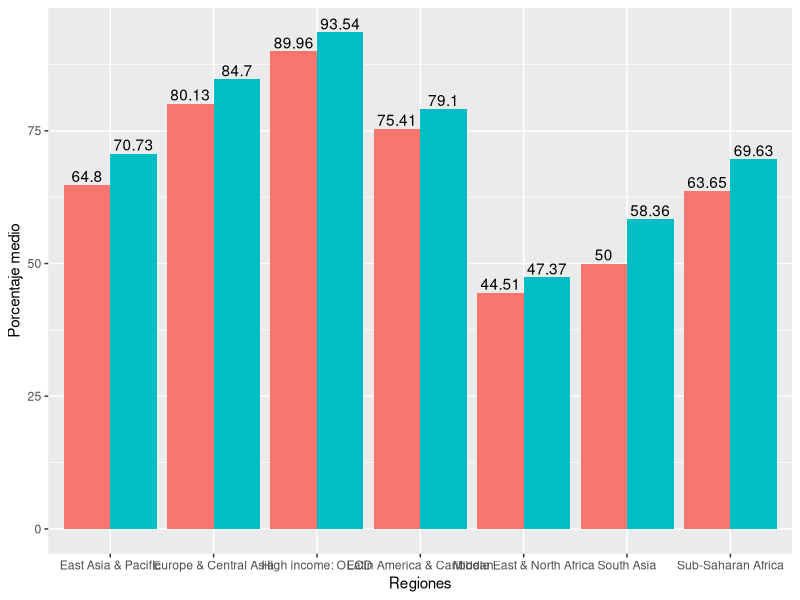
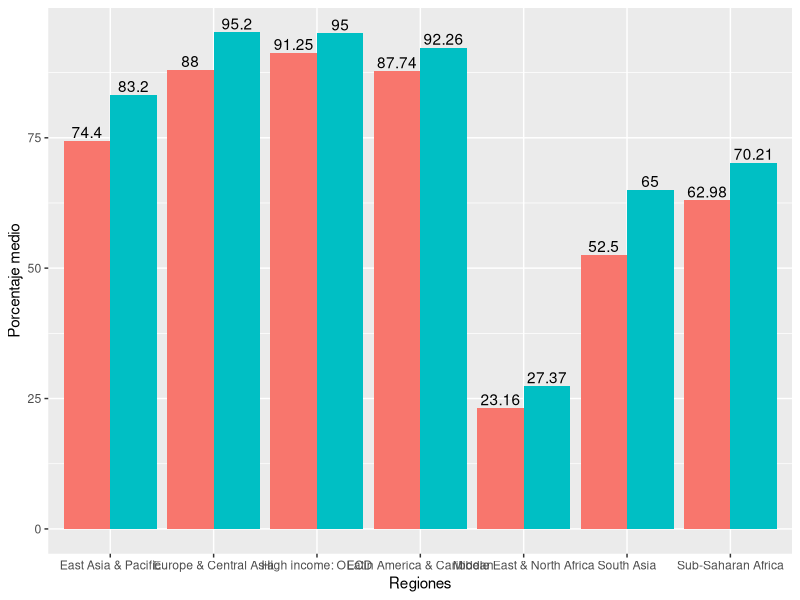
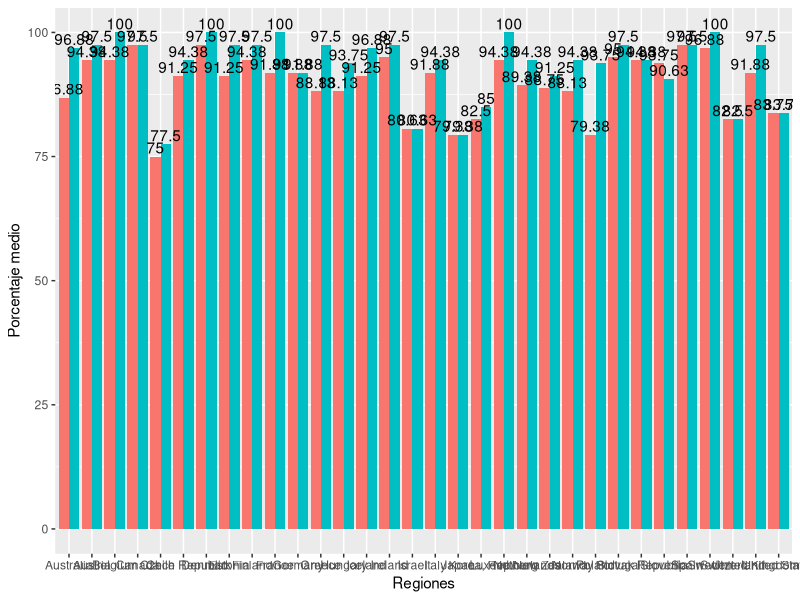
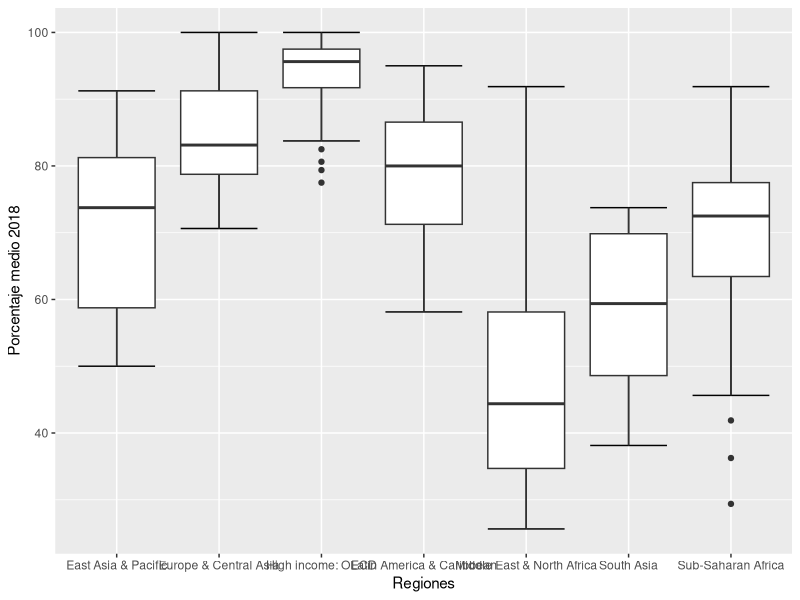

R code for these plots, in order: (Note: this script raises an error after producing the figures.)
## ---- chunk 1
knitr::opts_chunk$set(echo = TRUE)
## ---- chunk 2
#install.packages('scales')
library(tidyverse)
library(ggplot2)
library(dplyr)
library(scales)

## ---- chunk 3
gender <- read_csv("wbldata-sinNAN.csv")
## ---- chunk 4
by_continent_2009_2018 <- gender %>%
  select(region, year, global_index) %>%
  filter(year == 2009 | year == 2018) %>%
  group_by(region, year) %>%
  summarize(meanGlobal = mean(global_index))

head(by_continent_2009_2018)


ggplot(by_continent_2009_2018, aes(x=region,y=meanGlobal,fill=factor(year)))+
  geom_bar(stat="identity",position="dodge")+
  geom_text(aes(label= round(meanGlobal, digits = 2)), position=position_dodge(width=0.9), vjust=-0.25)+
  scale_fill_discrete(name="Año",
                      breaks=c(1, 2),
                      labels=c("2009", "2018"))+
  xlab("Regiones")+ylab("Porcentaje medio")
## ---- chunk 5
by_getting_married_2009_2018 <- gender %>%
  select(`GETTING MARRIED`, region, year, global_index) %>%
  filter(year == 2009 | year == 2018) %>%
  group_by(region, year) %>%
  summarize(meanGetMarried = mean(`GETTING MARRIED`))

head(by_getting_married_2009_2018)


ggplot(by_getting_married_2009_2018, aes(x=region,y=meanGetMarried,fill=factor(year)))+
  geom_bar(stat="identity",position="dodge")+
  geom_text(aes(label= round(meanGetMarried, digits = 2)), position=position_dodge(width=0.9), vjust=-0.25)+
  scale_fill_discrete(name="Año",
                      breaks=c(1, 2),
                      labels=c("2009", "2018"))+
  xlab("Regiones")+ylab("Porcentaje medio")
## ---- chunk 6
by_continent_2009_2018_OECD <- gender %>%
  select(region, year, country, global_index) %>%
  filter((year == 2009 | year == 2018) & gender$region == 'High income: OECD' ) %>%
  group_by(region, year, country) %>%
  summarize(meanGlobal = mean(global_index))

head(by_continent_2009_2018_OECD)

ggplot(by_continent_2009_2018_OECD, aes(x=country,y=meanGlobal,fill=factor(year)))+
  geom_bar(stat="identity",position="dodge")+
  geom_text(aes(label= round(meanGlobal, digits = 2)), position=position_dodge(width=0.9), vjust=-0.25)+
  scale_fill_discrete(name="Año",
                      breaks=c(1, 2),
                      labels=c("2009", "2018"))+
  xlab("Regiones")+ylab("Porcentaje medio")
## ---- chunk 7
by_continent2018 <- gender %>%
  select(region, year, global_index) %>%
  filter(year == 2018) %>%
  group_by(region)

head(by_continent2018)

ggplot(by_continent2018, aes(x = region, y = global_index)) +
  stat_boxplot(geom ='errorbar') + 
  geom_boxplot()+
  xlab("Regiones")+ylab("Porcentaje medio 2018")
## ---- chunk 8
datos_na <- gender[is.na(gender$global_index),]
    datos_no_na <- setdiff(gender, datos_na)
    
    year_2009 <- datos_no_na %>% filter(year %in% c(2009))
    year_2018 <- datos_no_na %>% filter(year %in% c(2018))
    
    year_2018[!(year_2018$country %in% year_2009$country),]
    
    #year_2018 <- year_2018 %>% filter(!(country_code=="SSD"))
    year_2018$improvement<- year_2018$HAVING_CHILDREN - year_2009$HAVING_CHILDREN
    year_2018$global_index_2009 <- year_2009$HAVING_CHILDREN
    
    for_improvement_plot <-tibble :: tibble(country = year_2018$country,global_index_selectedyear=year_2018$global_index_2009, global_index_2018 = year_2018$HAVING_CHILDREN, region=year_2018$region)
    
    
    df <- for_improvement_plot %>% filter(region=="Europe & Central Asia") %>% select(-one_of(c("region"))) %>% mutate(direction = ifelse(global_index_2018 - global_index_selectedyear >0, "up", "down")) %>% melt(id=c("country","direction"))
    
    df%>%select(one_of(c("country","variable","value")))
